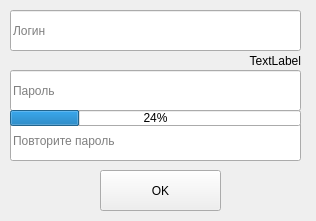
<?xml version="1.0" encoding="UTF-8"?>
<ui version="4.0">
 <class>Form</class>
 <widget class="QWidget" name="Form">
  <property name="geometry">
   <rect>
    <x>0</x>
    <y>0</y>
    <width>316</width>
    <height>221</height>
   </rect>
  </property>
  <property name="windowTitle">
   <string>Form</string>
  </property>
  <widget class="QLineEdit" name="LoginTextEdit">
   <property name="geometry">
    <rect>
     <x>10</x>
     <y>10</y>
     <width>291</width>
     <height>41</height>
    </rect>
   </property>
   <property name="maxLength">
    <number>32</number>
   </property>
   <property name="placeholderText">
    <string>Логин</string>
   </property>
  </widget>
  <widget class="QLineEdit" name="PasswordTextEdit">
   <property name="geometry">
    <rect>
     <x>10</x>
     <y>70</y>
     <width>291</width>
     <height>41</height>
    </rect>
   </property>
   <property name="maxLength">
    <number>32</number>
   </property>
   <property name="echoMode">
    <enum>QLineEdit::Password</enum>
   </property>
   <property name="dragEnabled">
    <bool>false</bool>
   </property>
   <property name="readOnly">
    <bool>false</bool>
   </property>
   <property name="placeholderText">
    <string>Пароль</string>
   </property>
  </widget>
  <widget class="QPushButton" name="OkButton">
   <property name="geometry">
    <rect>
     <x>100</x>
     <y>170</y>
     <width>121</width>
     <height>41</height>
    </rect>
   </property>
   <property name="text">
    <string>OK</string>
   </property>
  </widget>
  <widget class="QLabel" name="PasswordLabel">
   <property name="geometry">
    <rect>
     <x>10</x>
     <y>50</y>
     <width>291</width>
     <height>21</height>
    </rect>
   </property>
   <property name="text">
    <string>TextLabel</string>
   </property>
   <property name="alignment">
    <set>Qt::AlignRight|Qt::AlignTrailing|Qt::AlignVCenter</set>
   </property>
  </widget>
  <widget class="QLineEdit" name="RePasswordTextEdit">
   <property name="geometry">
    <rect>
     <x>10</x>
     <y>120</y>
     <width>291</width>
     <height>41</height>
    </rect>
   </property>
   <property name="maxLength">
    <number>32</number>
   </property>
   <property name="echoMode">
    <enum>QLineEdit::Password</enum>
   </property>
   <property name="placeholderText">
    <string>Повторите пароль</string>
   </property>
  </widget>
  <widget class="QProgressBar" name="PasswordProgressBar">
   <property name="geometry">
    <rect>
     <x>10</x>
     <y>110</y>
     <width>291</width>
     <height>16</height>
    </rect>
   </property>
   <property name="value">
    <number>24</number>
   </property>
  </widget>
 </widget>
 <resources/>
 <connections/>
</ui>
